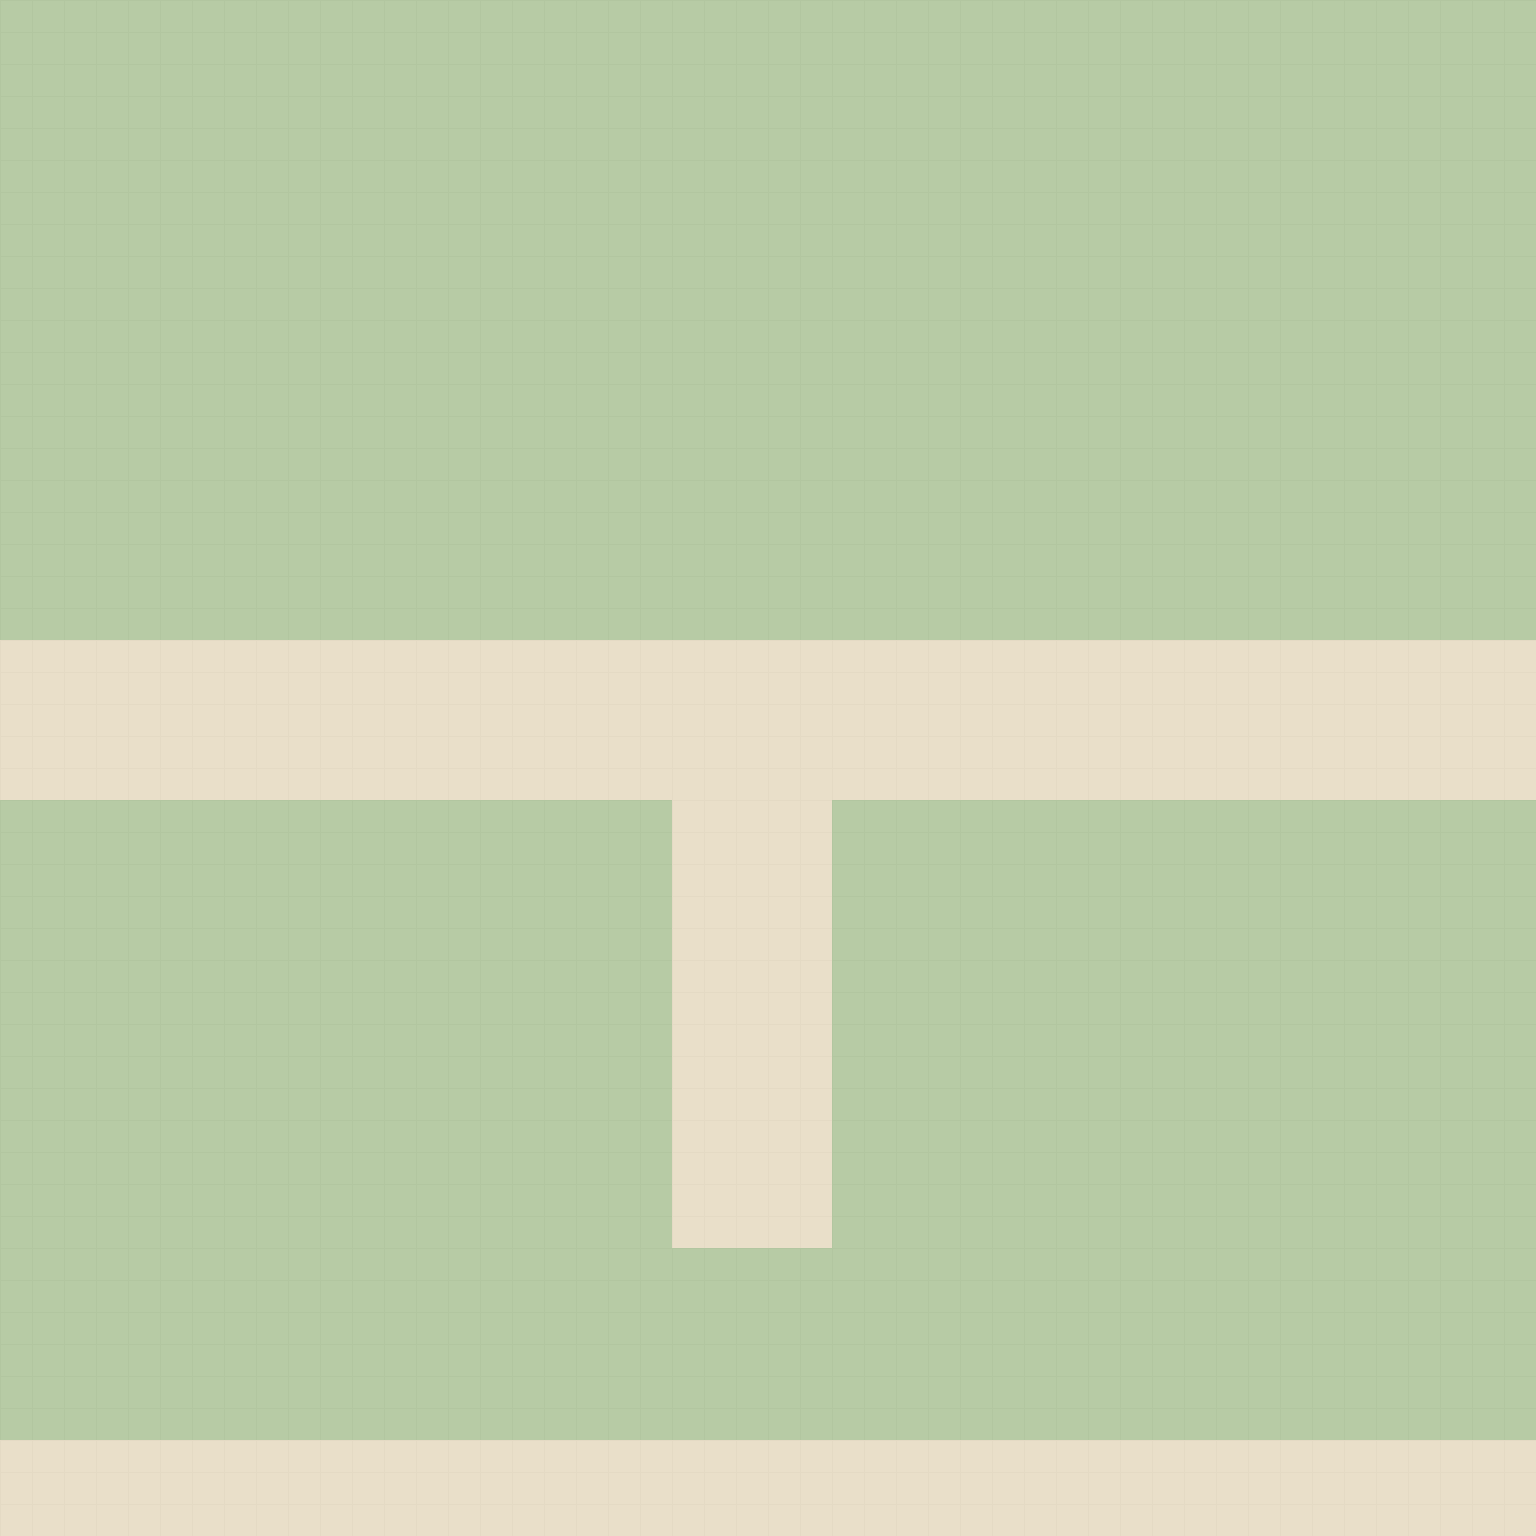

The image is a tile-based game level rendered from a .tmx file. Its description and complete source (layers, tilesets, objects, tile grids) follow:
An orthogonal 48x48 tile map with 32x32 px tiles, 1 tile layer (01_Ground) and 28 objects.

<map version="1.10" tiledversion="1.10.2" orientation="orthogonal" renderorder="right-down" width="48" height="48" tilewidth="32" tileheight="32" infinite="0"><tileset firstgid="1" name="terrain" tilewidth="32" tileheight="32" tilecount="3" columns="3"><image source="terrain.png" width="96" height="32" /></tileset><objectgroup id="1" name="00_Metadata" /><layer id="2" name="01_Ground" width="48" height="48"><data encoding="csv">1,1,1,1,1,1,1,1,1,1,1,1,1,1,1,1,1,1,1,1,1,1,1,1,1,1,1,1,1,1,1,1,1,1,1,1,1,1,1,1,1,1,1,1,1,1,1,1,1,1,1,1,1,1,1,1,1,1,1,1,1,1,1,1,1,1,1,1,1,1,1,1,1,1,1,1,1,1,1,1,1,1,1,1,1,1,1,1,1,1,1,1,1,1,1,1,1,1,1,1,1,1,1,1,1,1,1,1,1,1,1,1,1,1,1,1,1,1,1,1,1,1,1,1,1,1,1,1,1,1,1,1,1,1,1,1,1,1,1,1,1,1,1,1,1,1,1,1,1,1,1,1,1,1,1,1,1,1,1,1,1,1,1,1,1,1,1,1,1,1,1,1,1,1,1,1,1,1,1,1,1,1,1,1,1,1,1,1,1,1,1,1,1,1,1,1,1,1,1,1,1,1,1,1,1,1,1,1,1,1,1,1,1,1,1,1,1,1,1,1,1,1,1,1,1,1,1,1,1,1,1,1,1,1,1,1,1,1,1,1,1,1,1,1,1,1,1,1,1,1,1,1,1,1,1,1,1,1,1,1,1,1,1,1,1,1,1,1,1,1,1,1,1,1,1,1,1,1,1,1,1,1,1,1,1,1,1,1,1,1,1,1,1,1,1,1,1,1,1,1,1,1,1,1,1,1,1,1,1,1,1,1,1,1,1,1,1,1,1,1,1,1,1,1,1,1,1,1,1,1,1,1,1,1,1,1,1,1,1,1,1,1,1,1,1,1,1,1,1,1,1,1,1,1,1,1,1,1,1,1,1,1,1,1,1,1,1,1,1,1,1,1,1,1,1,1,1,1,1,1,1,1,1,1,1,1,1,1,1,1,1,1,1,1,1,1,1,1,1,1,1,1,1,1,1,1,1,1,1,1,1,1,1,1,1,1,1,1,1,1,1,1,1,1,1,1,1,1,1,1,1,1,1,1,1,1,1,1,1,1,1,1,1,1,1,1,1,1,1,1,1,1,1,1,1,1,1,1,1,1,1,1,1,1,1,1,1,1,1,1,1,1,1,1,1,1,1,1,1,1,1,1,1,1,1,1,1,1,1,1,1,1,1,1,1,1,1,1,1,1,1,1,1,1,1,1,1,1,1,1,1,1,1,1,1,1,1,1,1,1,1,1,1,1,1,1,1,1,1,1,1,1,1,1,1,1,1,1,1,1,1,1,1,1,1,1,1,1,1,1,1,1,1,1,1,1,1,1,1,1,1,1,1,1,1,1,1,1,1,1,1,1,1,1,1,1,1,1,1,1,1,1,1,1,1,1,1,1,1,1,1,1,1,1,1,1,1,1,1,1,1,1,1,1,1,1,1,1,1,1,1,1,1,1,1,1,1,1,1,1,1,1,1,1,1,1,1,1,1,1,1,1,1,1,1,1,1,1,1,1,1,1,1,1,1,1,1,1,1,1,1,1,1,1,1,1,1,1,1,1,1,1,1,1,1,1,1,1,1,1,1,1,1,1,1,1,1,1,1,1,1,1,1,1,1,1,1,1,1,1,1,1,1,1,1,1,1,1,1,1,1,1,1,1,1,1,1,1,1,1,1,1,1,1,1,1,1,1,1,1,1,1,1,1,1,1,1,1,1,1,1,1,1,1,1,1,1,1,1,1,1,1,1,1,1,1,1,1,1,1,1,1,1,1,1,1,1,1,1,1,1,1,1,1,1,1,1,1,1,1,1,1,1,1,1,1,1,1,1,1,1,1,1,1,1,1,1,1,1,1,1,1,1,1,1,1,1,1,1,1,1,1,1,1,1,1,1,1,1,1,1,1,1,1,1,1,1,1,1,1,1,1,1,1,1,1,1,1,1,1,1,1,1,1,1,1,1,1,1,1,1,1,1,1,1,1,1,1,1,1,1,1,1,1,1,1,1,1,1,1,1,1,1,1,1,1,1,1,1,1,1,1,1,1,1,1,1,1,1,1,1,1,1,1,1,1,1,1,1,1,1,1,1,1,1,1,1,1,1,1,1,1,1,1,1,1,1,1,1,1,1,1,1,1,1,1,1,1,1,1,1,1,1,1,1,1,1,1,1,1,1,1,1,1,1,1,1,1,1,1,1,1,1,1,1,1,1,1,1,1,1,1,1,1,1,1,1,1,1,1,2,2,2,2,2,2,2,2,2,2,2,2,2,2,2,2,2,2,2,2,2,2,2,2,2,2,2,2,2,2,2,2,2,2,2,2,2,2,2,2,2,2,2,2,2,2,2,2,2,2,2,2,2,2,2,2,2,2,2,2,2,2,2,2,2,2,2,2,2,2,2,2,2,2,2,2,2,2,2,2,2,2,2,2,2,2,2,2,2,2,2,2,2,2,2,2,2,2,2,2,2,2,2,2,2,2,2,2,2,2,2,2,2,2,2,2,2,2,2,2,2,2,2,2,2,2,2,2,2,2,2,2,2,2,2,2,2,2,2,2,2,2,2,2,2,2,2,2,2,2,2,2,2,2,2,2,2,2,2,2,2,2,2,2,2,2,2,2,2,2,2,2,2,2,2,2,2,2,2,2,2,2,2,2,2,2,2,2,2,2,2,2,2,2,2,2,2,2,2,2,2,2,2,2,2,2,2,2,2,2,2,2,2,2,2,2,2,2,2,2,2,2,2,2,2,2,2,2,2,2,2,2,2,2,2,2,2,2,2,2,1,1,1,1,1,1,1,1,1,1,1,1,1,1,1,1,1,1,1,1,1,2,2,2,2,2,1,1,1,1,1,1,1,1,1,1,1,1,1,1,1,1,1,1,1,1,1,1,1,1,1,1,1,1,1,1,1,1,1,1,1,1,1,1,1,1,1,1,1,2,2,2,2,2,1,1,1,1,1,1,1,1,1,1,1,1,1,1,1,1,1,1,1,1,1,1,1,1,1,1,1,1,1,1,1,1,1,1,1,1,1,1,1,1,1,1,1,2,2,2,2,2,1,1,1,1,1,1,1,1,1,1,1,1,1,1,1,1,1,1,1,1,1,1,1,1,1,1,1,1,1,1,1,1,1,1,1,1,1,1,1,1,1,1,1,2,2,2,2,2,1,1,1,1,1,1,1,1,1,1,1,1,1,1,1,1,1,1,1,1,1,1,1,1,1,1,1,1,1,1,1,1,1,1,1,1,1,1,1,1,1,1,1,2,2,2,2,2,1,1,1,1,1,1,1,1,1,1,1,1,1,1,1,1,1,1,1,1,1,1,1,1,1,1,1,1,1,1,1,1,1,1,1,1,1,1,1,1,1,1,1,2,2,2,2,2,1,1,1,1,1,1,1,1,1,1,1,1,1,1,1,1,1,1,1,1,1,1,1,1,1,1,1,1,1,1,1,1,1,1,1,1,1,1,1,1,1,1,1,2,2,2,2,2,1,1,1,1,1,1,1,1,1,1,1,1,1,1,1,1,1,1,1,1,1,1,1,1,1,1,1,1,1,1,1,1,1,1,1,1,1,1,1,1,1,1,1,2,2,2,2,2,1,1,1,1,1,1,1,1,1,1,1,1,1,1,1,1,1,1,1,1,1,1,1,1,1,1,1,1,1,1,1,1,1,1,1,1,1,1,1,1,1,1,1,2,2,2,2,2,1,1,1,1,1,1,1,1,1,1,1,1,1,1,1,1,1,1,1,1,1,1,1,1,1,1,1,1,1,1,1,1,1,1,1,1,1,1,1,1,1,1,1,2,2,2,2,2,1,1,1,1,1,1,1,1,1,1,1,1,1,1,1,1,1,1,1,1,1,1,1,1,1,1,1,1,1,1,1,1,1,1,1,1,1,1,1,1,1,1,1,2,2,2,2,2,1,1,1,1,1,1,1,1,1,1,1,1,1,1,1,1,1,1,1,1,1,1,1,1,1,1,1,1,1,1,1,1,1,1,1,1,1,1,1,1,1,1,1,2,2,2,2,2,1,1,1,1,1,1,1,1,1,1,1,1,1,1,1,1,1,1,1,1,1,1,1,1,1,1,1,1,1,1,1,1,1,1,1,1,1,1,1,1,1,1,1,2,2,2,2,2,1,1,1,1,1,1,1,1,1,1,1,1,1,1,1,1,1,1,1,1,1,1,1,1,1,1,1,1,1,1,1,1,1,1,1,1,1,1,1,1,1,1,1,2,2,2,2,2,1,1,1,1,1,1,1,1,1,1,1,1,1,1,1,1,1,1,1,1,1,1,1,1,1,1,1,1,1,1,1,1,1,1,1,1,1,1,1,1,1,1,1,1,1,1,1,1,1,1,1,1,1,1,1,1,1,1,1,1,1,1,1,1,1,1,1,1,1,1,1,1,1,1,1,1,1,1,1,1,1,1,1,1,1,1,1,1,1,1,1,1,1,1,1,1,1,1,1,1,1,1,1,1,1,1,1,1,1,1,1,1,1,1,1,1,1,1,1,1,1,1,1,1,1,1,1,1,1,1,1,1,1,1,1,1,1,1,1,1,1,1,1,1,1,1,1,1,1,1,1,1,1,1,1,1,1,1,1,1,1,1,1,1,1,1,1,1,1,1,1,1,1,1,1,1,1,1,1,1,1,1,1,1,1,1,1,1,1,1,1,1,1,1,1,1,1,1,1,1,1,1,1,1,1,1,1,1,1,1,1,1,1,1,1,1,1,1,1,1,1,1,1,1,1,1,1,1,1,1,1,1,1,1,1,1,1,1,1,1,1,1,1,1,1,1,1,1,1,1,1,1,1,1,1,1,1,1,1,1,1,1,1,1,1,1,1,1,1,1,1,1,1,1,1,1,1,1,1,1,1,1,1,1,1,1,1,1,1,1,1,1,1,1,1,1,1,1,1,1,1,1,1,1,1,1,1,1,1,1,2,2,2,2,2,2,2,2,2,2,2,2,2,2,2,2,2,2,2,2,2,2,2,2,2,2,2,2,2,2,2,2,2,2,2,2,2,2,2,2,2,2,2,2,2,2,2,2,2,2,2,2,2,2,2,2,2,2,2,2,2,2,2,2,2,2,2,2,2,2,2,2,2,2,2,2,2,2,2,2,2,2,2,2,2,2,2,2,2,2,2,2,2,2,2,2,2,2,2,2,2,2,2,2,2,2,2,2,2,2,2,2,2,2,2,2,2,2,2,2,2,2,2,2,2,2,2,2,2,2,2,2,2,2,2,2,2,2,2,2,2,2,2,2</data></layer><objectgroup id="3" name="02_Road" /><objectgroup id="4" name="03_Water" /><objectgroup id="5" name="04_Decoration_Back" /><objectgroup id="6" name="05_Plot_Base" /><objectgroup id="7" name="06_Collision"><object id="1" x="0" y="1248" width="704" height="192" /><object id="2" x="832" y="1248" width="704" height="192" /><object id="3" x="0" y="0" width="480" height="128" /><object id="4" x="512" y="0" width="576" height="160" /><object id="5" x="1120" y="0" width="416" height="128" /><object id="6" x="64" y="864" width="352" height="384" /><object id="7" x="448" y="928" width="192" height="288" /><object id="8" x="896" y="864" width="384" height="320" /><object id="9" x="1312" y="864" width="224" height="384" /><object id="10" x="107.2" y="582.4" width="84.8" height="49.6" /><object id="11" x="320" y="593.6" width="28.8" height="38.4" /><object id="12" x="355.2" y="566.4" width="68.8" height="65.6" /><object id="13" x="513.6" y="580.8" width="60.8" height="51.2" /><object id="14" x="584" y="564.8" width="40" height="67.2" /><object id="15" x="720" y="590.4" width="36.8" height="41.6" /><object id="16" x="760" y="564.8" width="67.2" height="67.2" /><object id="17" x="875.2" y="579.2" width="81.6" height="52.8" /><object id="18" x="1086.4" y="590.4" width="22.4" height="41.6" /><object id="19" x="1108.8" y="576" width="72" height="56" /><object id="20" x="1249.6" y="569.6" width="70.4" height="62.4" /><object id="21" x="1484.8" y="564.8" width="46.4" height="67.2" /><object id="22" x="816" y="870.4" width="80" height="313.6" /><object id="23" x="844.8" y="824" width="51.2" height="46.4" /><object id="24" x="881.6" y="792" width="307.2" height="72" /><object id="25" x="932.8" y="1156.8" width="49.6" height="44.8" /><object id="26" x="897.6" y="1145.6" width="33.6" height="56" /><object id="27" x="1179.2" y="1137.6" width="54.4" height="59.2" /><object id="28" x="1238.4" y="1142.4" width="36.8" height="59.2" /></objectgroup><objectgroup id="8" name="07_NPC_Path" /><objectgroup id="9" name="08_Ghost_Path" /><objectgroup id="10" name="09_Portal" /><objectgroup id="11" name="10_Interaction" /><objectgroup id="12" name="11_Decoration_Front" /><objectgroup id="13" name="12_Weather" /></map>
